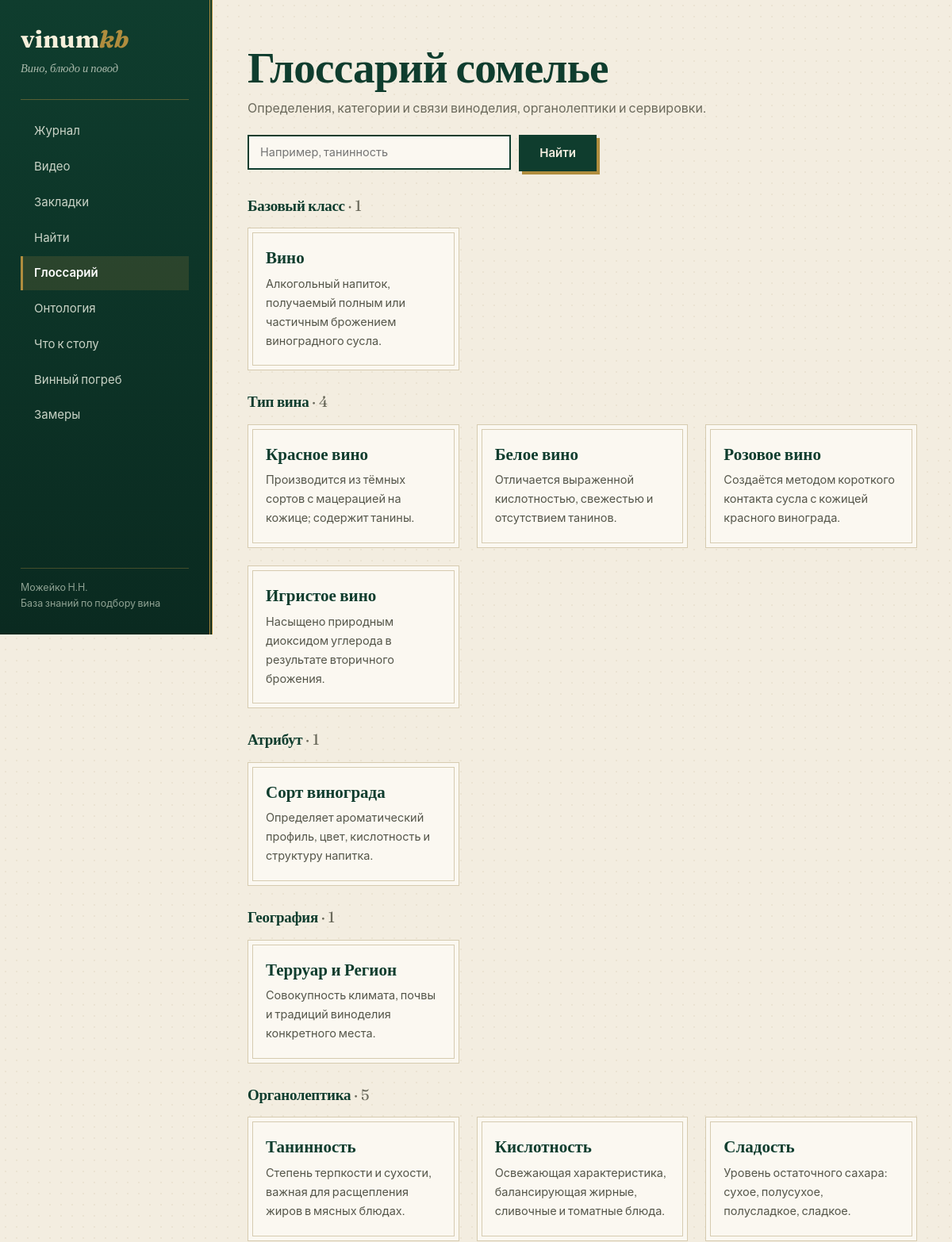
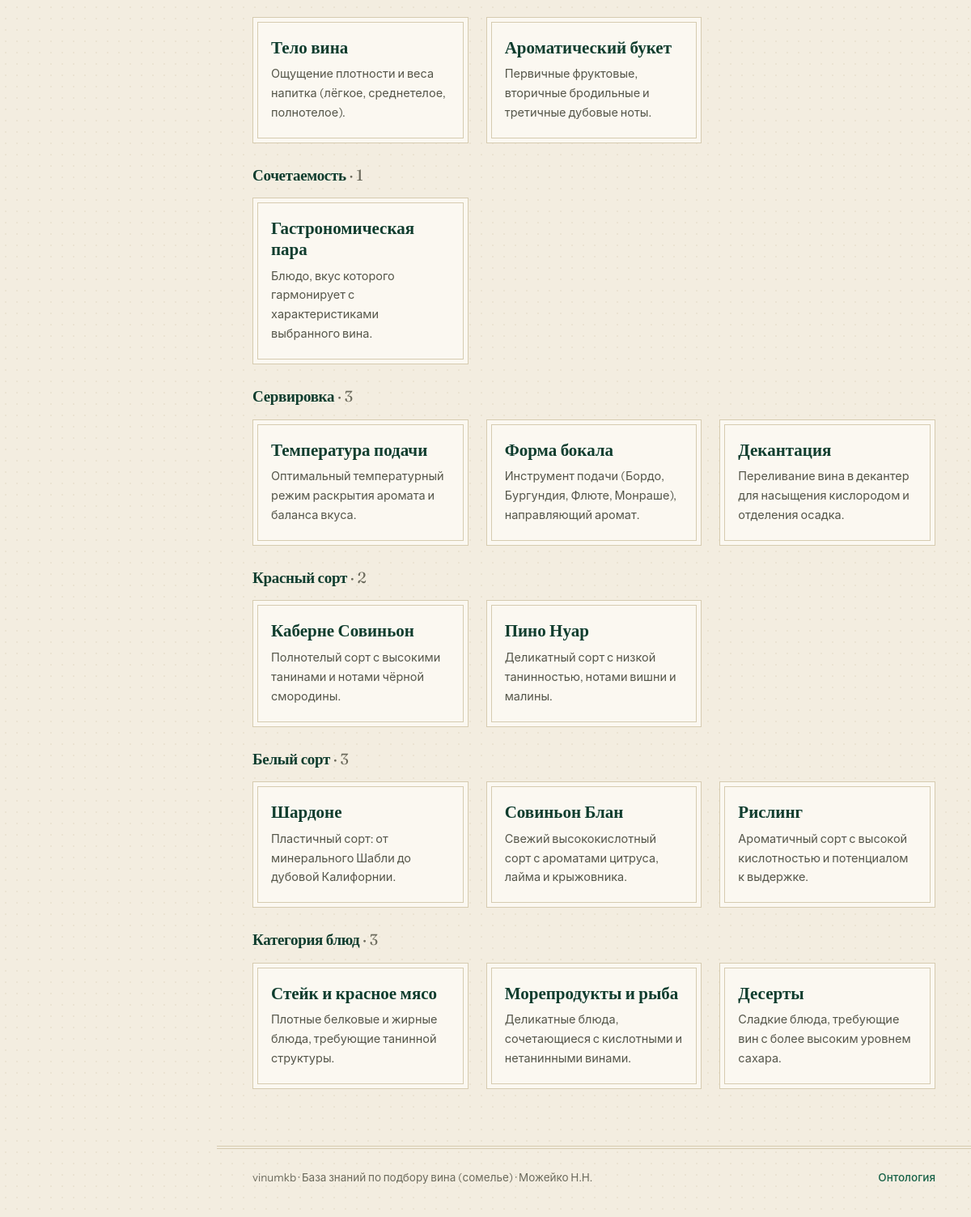
The app's page /concepts with its own data (2 pictures, top to bottom).
### tables this page shows
CREATE TABLE concepts (
    id          INTEGER PRIMARY KEY AUTOINCREMENT,
    name        TEXT NOT NULL UNIQUE,
    category    TEXT NOT NULL,
    description TEXT NOT NULL
);

### app.py (the view)
@app.route('/concepts')
def concepts_view():
    kb = get_kb()
    q = request.args.get('q', '').strip().lower()
    grouped = {}
    for c in kb['ontology']['concepts']:
        if q and q not in c['name'].lower() and q not in c['description'].lower():
            continue
        grouped.setdefault(c.get('category', 'Другое'), []).append(c)
    return render_template('concepts.html', grouped=grouped, query=request.args.get('q', ''))

### app.py (called while the page is built)
def connect():
    if not os.path.exists(DB_PATH):
        init = sqlite3.connect(DB_PATH)
        with open(SQL_PATH, 'r', encoding='utf-8') as f:
            init.executescript(f.read())
        init.commit()
        init.close()
    con = sqlite3.connect(DB_PATH)
    con.row_factory = sqlite3.Row
    return con

### templates/concepts.html (shortened to what this page needs)
{% extends 'base.html' %}
{% block content %}
<h1>Глоссарий сомелье</h1>
<p class="sub">Определения, категории и связи виноделия, органолептики и сервировки.</p>
<form action="{{ url_for('concepts_view') }}" method="get" style="display:flex; gap:10px; margin:20px 0 28px; max-width:440px;">
  <input type="text" name="q" value="{{ query }}" placeholder="Например, танинность" style="flex:1;" />
  <button type="submit" class="btn">Найти</button>
</form>
{% for cat, items in grouped.items() %}
  <h2 style="margin:24px 0 12px; font-size:19px;">{{ cat }} <span style="color:var(--muted); font-weight:400;">· {{ items|length }}</span></h2>
  <div class="grid-3">
    {% for c in items %}
      <article class="card">
        <span class="card-title-link" style="cursor:default;">{{ c.name }}</span>
        <p>{{ c.description }}</p>
      </article>
    {% endfor %}
  </div>
{% endfor %}
{% endblock %}

### templates/base.html (style rules this page uses)
:root { --paper: #f3ede0; --paper-2: #ebe3d1; --card: #fbf8f1; --ink: #1b1f1c; --emerald: #0f3d2e; --emerald-2: #176248; --brass: #b08d3e; --brass-dark: #7e6322; --claret: #7a1f33; --bg: var(--paper); --surface: var(--card); --surface-2: var(--paper-2); --border: #d6cbb0; --text: var(--ink); --muted: #6b6a5c; --accent: var(--claret); --accent-hover: #5e1627; --accent-soft: rgba(176,141,62,.16); --link: var(--emerald-2); --radius: 3px; --side: 268px; --serif: "Fraunces", Georgia, "Times New Roman", serif; --sans: "Instrument Sans", -apple-system, "Segoe UI", Roboto, Arial, sans-serif; }
* { box-sizing: border-box; margin: 0; padding: 0; }
body { font-family: var(--sans); background: var(--paper); color: var(--ink); line-height: 1.65; display: grid; grid-template-columns: var(--side) minmax(0, 1fr); min-height: 100vh; background-image: radial-gradient(rgba(126,99,34,.07) 1px, transparent 1px); background-size: 14px 14px; -webkit-font-smoothing: antialiased; }
h1, h2, h3 { font-family: var(--serif); color: var(--emerald); }
h1 { font-size: clamp(34px, 4.6vw, 58px); font-weight: 700; line-height: 1.04; letter-spacing: -.8px; }
h2 { font-size: 28px; font-weight: 700; letter-spacing: -.3px; }
.sub { color: var(--muted); font-size: 16px; margin-top: 10px; max-width: 64ch; }
.btn { display: inline-flex; align-items: center; justify-content: center; height: 46px; padding: 0 24px; background: var(--emerald); color: var(--paper); font: 600 15px var(--sans); border: 2px solid var(--emerald); box-shadow: 4px 4px 0 var(--brass); cursor: pointer; transition: transform .12s, box-shadow .12s, background .12s; }
.grid-3 { display: grid; grid-template-columns: repeat(3, minmax(0, 1fr)); gap: 22px; align-items: stretch; }
.card, .wine-card { display: flex; flex-direction: column; height: 100%; padding: 24px 22px; background: var(--card); border: 1px solid var(--border); box-shadow: inset 0 0 0 5px var(--card), inset 0 0 0 6px var(--border); transition: transform .15s, border-color .15s; }
.card-title-link, .card-title { font-family: var(--serif); color: var(--emerald); font-weight: 700; font-size: 21px; line-height: 1.22; display: block; margin-bottom: 9px; }
.card p, .card-desc { font-size: 14.5px; color: #55564a; }
.card { height: auto; }
.grid-3 > .card, .grid-3 > .wine-card, .grid-2 > .card { height: 100%; }
select, input[type="text"], input[type="search"] { height: 44px; background: var(--card); border: 2px solid var(--emerald); border-radius: 0; color: var(--ink); padding: 0 14px; font: 14.5px var(--sans); outline: none; }

### records on screen
concepts: category "Базовый класс", items "1", name "Вино", description "Алкогольный напиток, получаемый полным или частичным брожением виноградного сусла."
concepts: category "Тип вина", items "4", name "Красное вино", description "Производится из тёмных сортов с мацерацией на кожице; содержит танины."
concepts: name "Белое вино", description "Отличается выраженной кислотностью, свежестью и отсутствием танинов."
concepts: name "Розовое вино", description "Создаётся методом короткого контакта сусла с кожицей красного винограда."
concepts: name "Игристое вино", description "Насыщено природным диоксидом углерода в результате вторичного брожения."
concepts: category "Атрибут", items "1", name "Сорт винограда", description "Определяет ароматический профиль, цвет, кислотность и структуру напитка."
concepts: category "География", items "1", name "Терруар и Регион", description "Совокупность климата, почвы и традиций виноделия конкретного места."
concepts: category "Органолептика", items "5", name "Танинность", description "Степень терпкости и сухости, важная для расщепления жиров в мясных блюдах."
concepts: name "Кислотность", description "Освежающая характеристика, балансирующая жирные, сливочные и томатные блюда."
concepts: name "Сладость", description "Уровень остаточного сахара: сухое, полусухое, полусладкое, сладкое."
concepts: name "Тело вина", description "Ощущение плотности и веса напитка (лёгкое, среднетелое, полнотелое)."
concepts: name "Ароматический букет", description "Первичные фруктовые, вторичные бродильные и третичные дубовые ноты."
concepts: category "Сочетаемость", items "1", name "Гастрономическая пара", description "Блюдо, вкус которого гармонирует с характеристиками выбранного вина."
concepts: category "Сервировка", items "3", name "Температура подачи", description "Оптимальный температурный режим раскрытия аромата и баланса вкуса."
concepts: name "Форма бокала", description "Инструмент подачи (Бордо, Бургундия, Флюте, Монраше), направляющий аромат."
concepts: name "Декантация", description "Переливание вина в декантер для насыщения кислородом и отделения осадка."
concepts: category "Красный сорт", items "2", name "Каберне Совиньон", description "Полнотелый сорт с высокими танинами и нотами чёрной смородины."
concepts: name "Пино Нуар", description "Деликатный сорт с низкой танинностью, нотами вишни и малины."
concepts: category "Белый сорт", items "3", name "Шардоне", description "Пластичный сорт: от минерального Шабли до дубовой Калифорнии."
concepts: name "Совиньон Блан", description "Свежий высококислотный сорт с ароматами цитруса, лайма и крыжовника."
concepts: name "Рислинг", description "Ароматичный сорт с высокой кислотностью и потенциалом к выдержке."
concepts: category "Категория блюд", items "3", name "Стейк и красное мясо", description "Плотные белковые и жирные блюда, требующие танинной структуры."
concepts: name "Морепродукты и рыба", description "Деликатные блюда, сочетающиеся с кислотными и нетанинными винами."
concepts: name "Десерты", description "Сладкие блюда, требующие вин с более высоким уровнем сахара."
